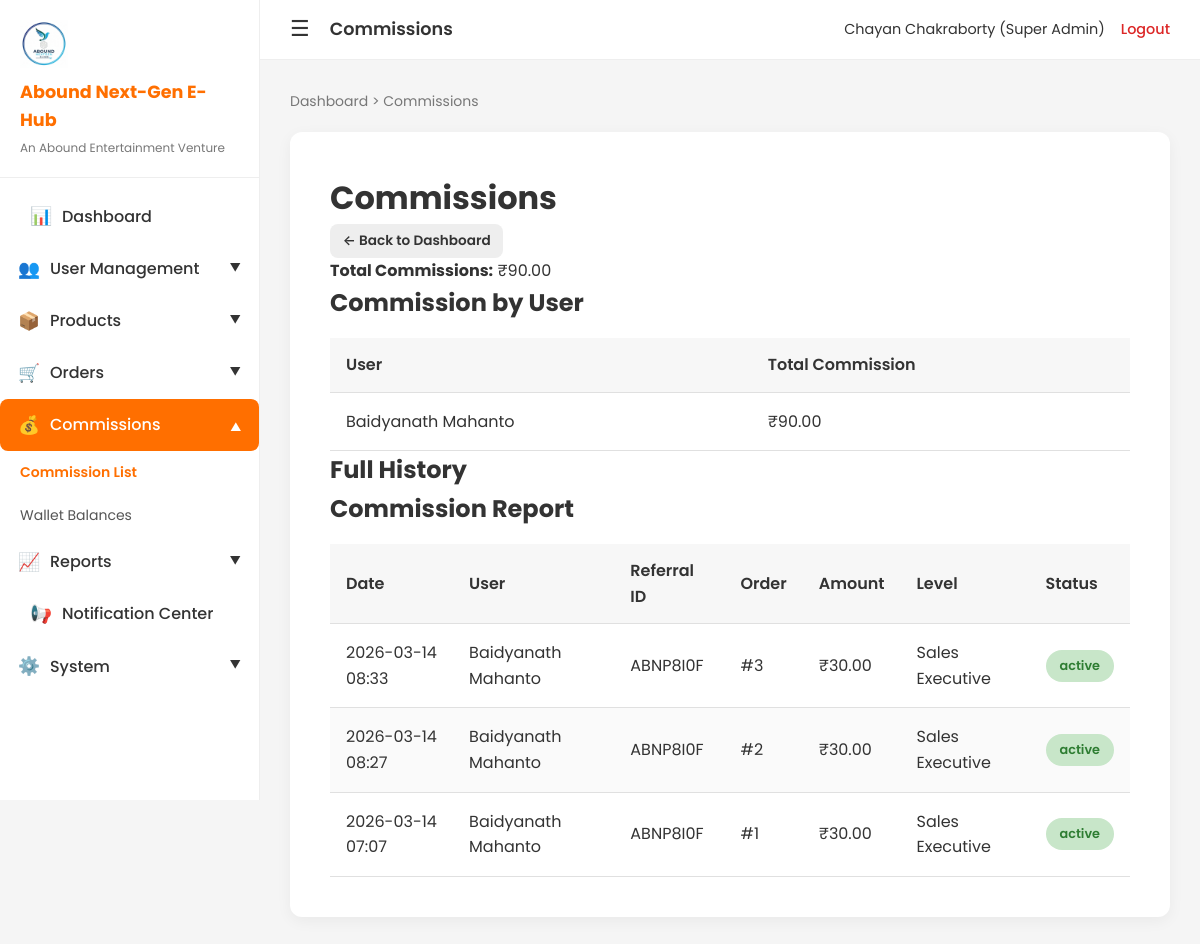
The app's page /admin-commissions (signed in), older data.
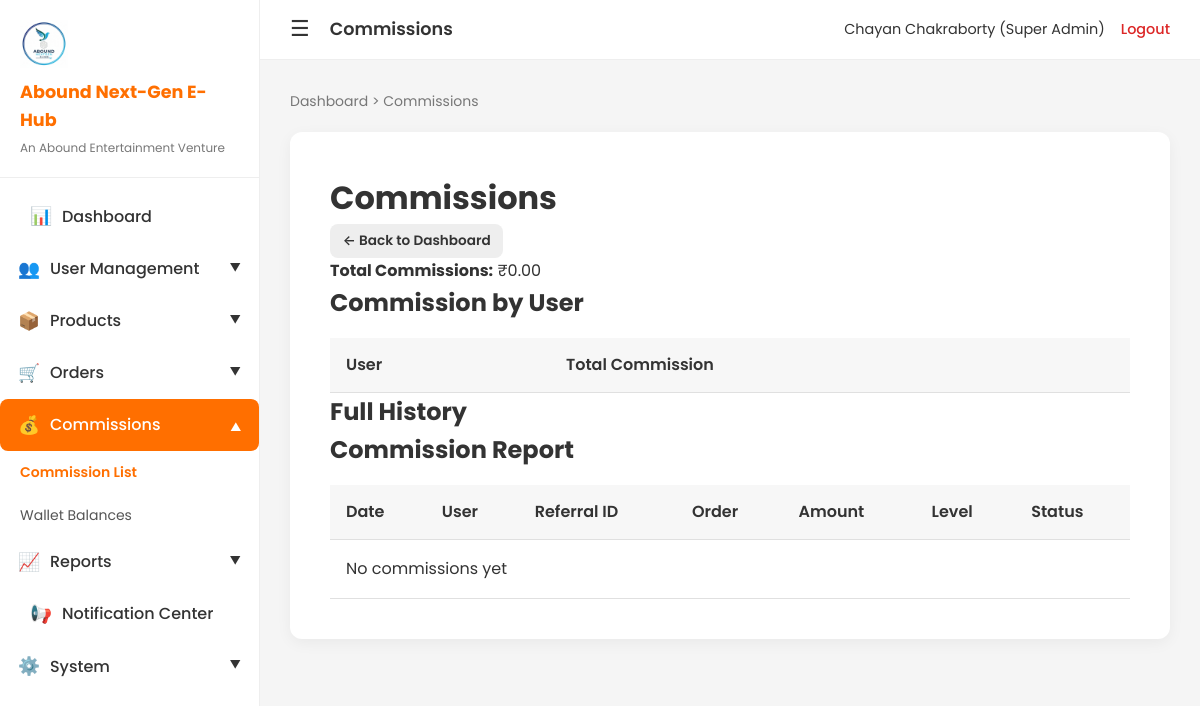
The same page, newer data.
### app.py (models this page shows, shortened)
class User(db.Model):
    id = db.Column(db.Integer, primary_key=True)
    username = db.Column(db.String(80), unique=True, nullable=False)
    email = db.Column(db.String(120), unique=True, nullable=False)
    password_hash = db.Column(db.String(255), nullable=False)
    full_name = db.Column(db.String(100), nullable=False)
    user_level = db.Column(db.Integer, default=1)  # 1-10 for sales; 0/None = admin/super_admin (no level)
    parent_id = db.Column(db.Integer, db.ForeignKey('user.id'), nullable=True)
    referral_id = db.Column(db.String(12), unique=True, nullable=True)  # ABN + 5 chars
    created_at = db.Column(db.DateTime, default=datetime.utcnow)
    is_active = db.Column(db.Boolean, default=True)
    user_status = db.Column(db.String(20), default='active')  # active, inactive, suspended
    is_admin = db.Column(db.Boolean, default=False)  # Legacy
    user_role = db.Column(db.String(20), default='user')  # user, admin, super_admin
    phone = db.Column(db.String(20), nullable=True)
    address = db.Column(db.String(255), nullable=True)
    position = db.Column(db.String(80), nullable=True)
    children = db.relationship('User', backref=db.backref('parent', remote_side=[id]), lazy='dynamic')
    @property
    def level_name(self):
        r = getattr(self, 'user_role', None)
        if r == 'super_admin':
            return 'Super Admin'
    @property
    def is_super_admin(self):
        return getattr(self, 'user_role', None) == 'super_admin'
    @property
    def is_admin_role(self):
        r = getattr(self, 'user_role', None)
        return r in ('admin', 'super_admin')
    @property
    def is_sales_user(self):
        return getattr(self, 'user_role', None) == 'user'

class Commission(db.Model):
    id = db.Column(db.Integer, primary_key=True)
    user_id = db.Column(db.Integer, db.ForeignKey('user.id'), nullable=False)
    order_id = db.Column(db.Integer, db.ForeignKey('order.id'), nullable=False)
    commission_amount = db.Column(db.Float, nullable=False)
    commission_percent = db.Column(db.Float, nullable=True)
    commission_level = db.Column(db.Integer, nullable=False)  # 1-10 in upline chain
    commission_level_name = db.Column(db.String(80), nullable=True)  # e.g. Sales Executive
    status = db.Column(db.String(20), default='active')  # active, reversed
    created_at = db.Column(db.DateTime, default=datetime.utcnow)
    user = db.relationship('User', backref='commissions')
    order = db.relationship('Order', backref='commissions')

### app.py (the view)
@app.route('/admin/commissions')
@app.route('/admin-commissions')
@require_admin
def admin_commissions():
    user = User.query.get(session['user_id'])
    commissions = Commission.query.filter(Commission.status == 'active').order_by(Commission.created_at.desc()).limit(500).all()
    total_comm = sum(c.commission_amount for c in Commission.query.filter_by(status='active').all())
    per_user = {}
    for c in Commission.query.filter_by(status='active').all():
        per_user[c.user_id] = per_user.get(c.user_id, 0) + c.commission_amount
    commission_summary = [(User.query.get(uid), amt) for uid, amt in per_user.items()]
    return render_template('admin/commissions.html', commissions=commissions,
        is_super_admin=user.is_super_admin, total_comm=total_comm, commission_summary=commission_summary)

### app.py (called while the page is built)
def get_logo_url():
    img_dir = app.config['UPLOAD_FOLDER']
    if not os.path.isdir(img_dir):
        return None
    for ext in ['png', 'jpg', 'jpeg', 'webp', 'svg', 'gif']:
        path = os.path.join(img_dir, f'logo.{ext}')
        if os.path.isfile(path):
            return url_for('static', filename=f'images/logo.{ext}')
    return None

def get_director_profile_url():
    img_dir = app.config['UPLOAD_FOLDER']
    if not os.path.isdir(img_dir):
        return None
    for ext in ['png', 'jpg', 'jpeg', 'webp']:
        path = os.path.join(img_dir, f'director-profile.{ext}')
        if os.path.isfile(path):
            return url_for('static', filename=f'images/director-profile.{ext}')
    return None

def get_director_signature_url():
    img_dir = app.config['UPLOAD_FOLDER']
    if not os.path.isdir(img_dir):
        return None
    for ext in ['png', 'jpg', 'jpeg', 'webp']:
        path = os.path.join(img_dir, f'director-signature.{ext}')
        if os.path.isfile(path):
            return url_for('static', filename=f'images/director-signature.{ext}')
    return None

### templates/admin/commissions.html (shortened to what this page needs)
{% extends "base.html" %}
{% block topbar_title %}Commissions{% endblock %}
{% block breadcrumb %}<a href="{{ url_for('admin_dashboard') }}">Dashboard</a> > Commissions{% endblock %}
{% block content %}
<div class="admin-page">
    <h1>Commissions</h1>
    <p><a href="{{ url_for('admin_dashboard') }}" class="btn btn-secondary btn-sm">← Back to Dashboard</a></p>
    <p><strong>Total Commissions:</strong> ₹{{ "%.2f"|format(total_comm or 0) }}</p>
    {% if is_super_admin %}
    <h2>Commission by User</h2>
    <div class="table-responsive">
    <table class="admin-table">
        <thead><tr><th>User</th><th>Total Commission</th></tr></thead>
        <tbody>
        {% for u, amt in commission_summary %}
        <tr><td>{{ u.full_name if u else '—' }}</td><td>₹{{ "%.2f"|format(amt) }}</td></tr>
        {% endfor %}
        </tbody>
    </table>
    </div>
    <h2>Full History</h2>
    {% endif %}
    <h2>Commission Report</h2>
    <div class="table-responsive">
    <table class="admin-table">
        <thead>
            <tr>
                <th>Date</th>
                <th>User</th>
                <th>Referral ID</th>
                <th>Order</th>
                <th>Amount</th>
                <th>Level</th>
                <th>Status</th>
            </tr>
        </thead>
        <tbody>
            {% for c in commissions %}
            <tr>
                <td>{{ c.created_at.strftime('%Y-%m-%d %H:%M') }}</td>
                <td>{{ c.user.full_name }}</td>
                <td>{{ c.user.referral_id or '—' }}</td>
                <td>#{{ c.order_id }}</td>
                <td>₹{{ "%.2f"|format(c.commission_amount) }}</td>
                <td>{{ c.commission_level_name or c.commission_level }}</td>
                <td><span class="badge badge-status-{{ (c.status or 'active')|lower }}">{{ c.status or 'active' }}</span></td>
            </tr>
            {% endfor %}
            {% if not commissions %}
            <tr><td colspan="7">No commissions yet</td></tr>
            {% endif %}
        </tbody>
    </table>
    </div>
</div>
{% endblock %}

Row changes from the older to the newer data that the page shows:
no longer on this page (row unchanged): User: full_name "Baidyanath Mahanto", amt "90.00"
removed Commission: created_at "2026-03-14 08:33", user.full_name "Baidyanath Mahanto", user "ABNP8I0F", order_id "3", commission_amount "30.00", commission_level_name "Sales Executive", status "active"
removed Commission: created_at "2026-03-14 08:27", user.full_name "Baidyanath Mahanto", user "ABNP8I0F", order_id "2", commission_amount "30.00", commission_level_name "Sales Executive", status "active"
removed Commission: created_at "2026-03-14 07:07", user.full_name "Baidyanath Mahanto", user "ABNP8I0F", order_id "1", commission_amount "30.00", commission_level_name "Sales Executive", status "active"
Text that changed along with them:
{{ "%.2f"|format(total_comm or 0) }}: "90.00" → "0.00"
text now shown: "No commissions yet"
